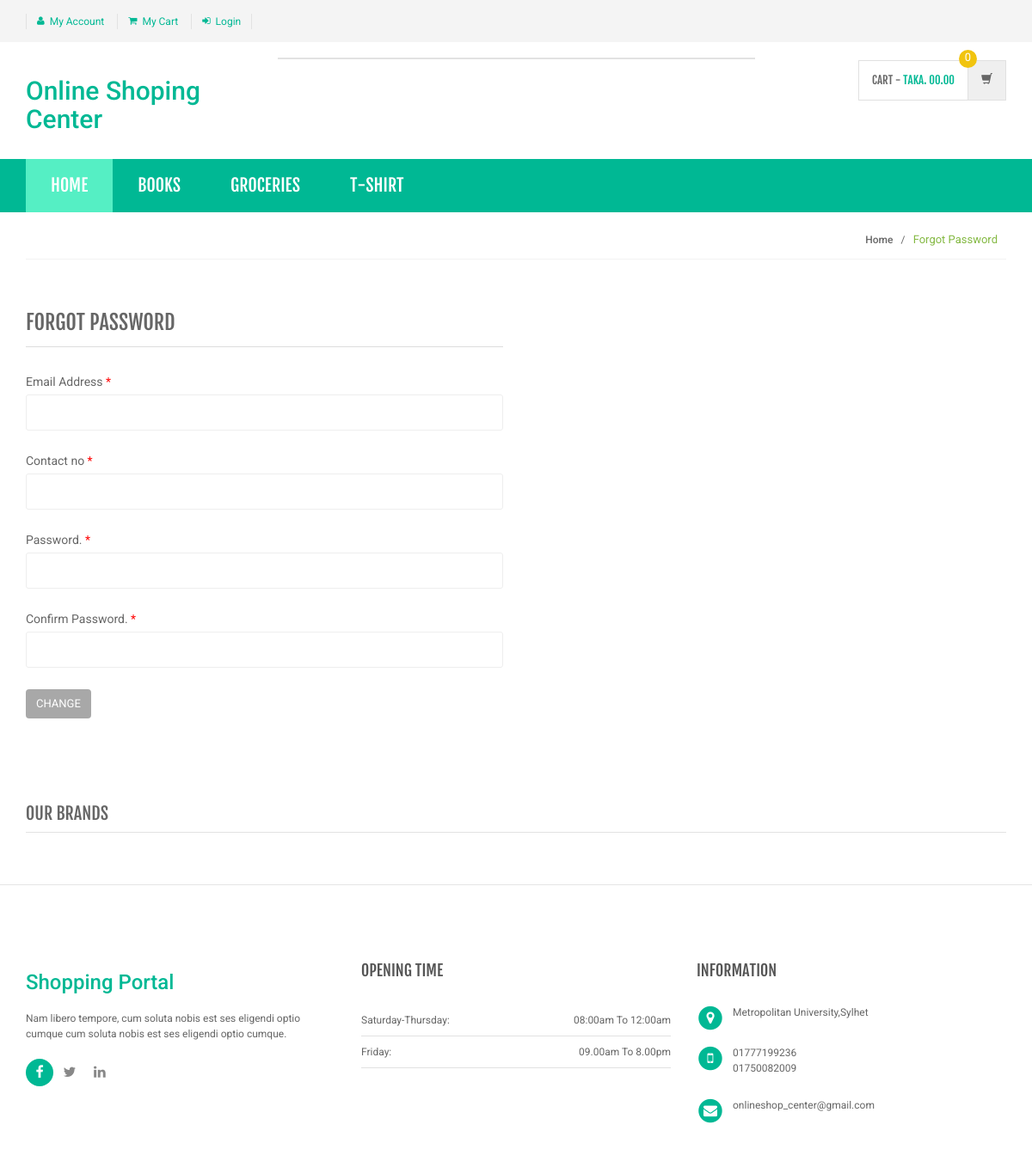
/forgot-password.php, run on the app's committed database.
### tables this page shows
CREATE TABLE `category` (
  `id` int(11) NOT NULL,
  `categoryName` varchar(255) DEFAULT NULL,
  `categoryDescription` longtext DEFAULT NULL,
  `creationDate` timestamp NOT NULL DEFAULT current_timestamp(),
  `updationDate` varchar(255) DEFAULT NULL
);

### includes/menu-bar.php (the view, shortened to what this page needs)
<div class="header-nav animate-dropdown">
    <div class="container">
        <div class="yamm navbar navbar-default" role="navigation">
            <div class="nav-bg-class">
                <div class="navbar-collapse collapse" id="mc-horizontal-menu-collapse">
	<div class="nav-outer">
		<ul class="nav navbar-nav">
			<li class="active dropdown yamm-fw">
				<a href="index.php" data-hover="dropdown" class="dropdown-toggle">Home</a>
			</li>
              <?php $sql=mysqli_query($con,"select id,categoryName  from category limit 6");
                while($row=mysqli_fetch_array($sql))
                {
                    ?>
			<li class="dropdown yamm">
				<a href="category.php?cid=<?php echo $row['id'];?>"> <?php echo $row['categoryName'];?></a>
			</li>
			<?php } ?>
		</ul>
		<div class="clearfix"></div>
	</div>
</div>
            </div>
        </div>
    </div>
</div>

### assets/css/green.css (style rules this page uses)
a { color: #00b894 }
.header-style-1 .header-nav { background: #00b894 }
.cnt-home .header-style-1 .header-nav .navbar .navbar-nav > li.active { background: #55efc4; }

### assets/css/lightbox.css (style rules this page uses)
body:after { content: url(../images/close.png) url(../images/loading.gif) url(../images/prev.png) url(../images/next.png); display: none; }

### assets/css/blue.css (style rules this page uses)
a { color: #3498db; }
.header-style-1 .header-nav { background: #3498db; }
.cnt-home .header-style-1 .header-nav .navbar .navbar-nav > li.active { background: #1d6ca1; }

### assets/css/red.css (style rules this page uses)
a { color: #ff6c6c; }
.header-style-1 .header-nav { background: #ff6c6c; }
.cnt-home .header-style-1 .header-nav .navbar .navbar-nav > li.active { background: #ff1a1a; }

### assets/css/orange.css (style rules this page uses)
a { color: #f39c12; }
.header-style-1 .header-nav { background: #f39c12; }
.cnt-home .header-style-1 .header-nav .navbar .navbar-nav > li.active { background: #ab6c09; }

### assets/css/dark-green.css (style rules this page uses)
a { color: #12cca7; }
.header-style-1 .header-nav { background: #12cca7; }
.cnt-home .header-style-1 .header-nav .navbar .navbar-nav > li.active { background: #0b816a; }

### data on the page
category: categoryName "BOOKS"
category: categoryName "GROCERIES"
category: categoryName "T-SHIRT"
